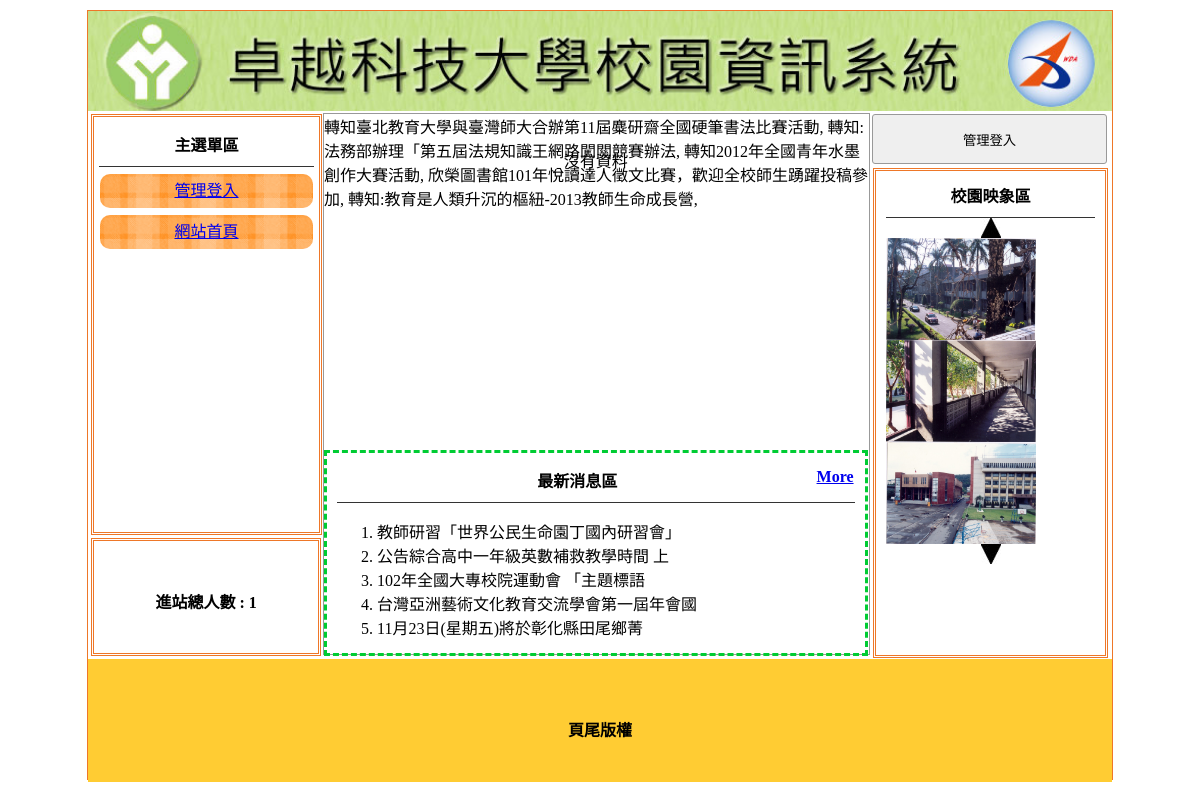
The page / on the database its author committed.
### tables this page shows
CREATE TABLE `title` (
  `id` int(11) NOT NULL,
  `file` text NOT NULL,
  `text` text NOT NULL,
  `display` int(11) NOT NULL
);

CREATE TABLE `menu` (
  `id` int(11) NOT NULL,
  `text` text NOT NULL,
  `href` text NOT NULL,
  `display` int(11) NOT NULL,
  `parent` int(11) NOT NULL
);

CREATE TABLE `visit` (
  `count` int(11) NOT NULL
);

CREATE TABLE `news` (
  `id` int(11) NOT NULL,
  `text` text NOT NULL,
  `display` int(11) NOT NULL
);

CREATE TABLE `gallery` (
  `id` int(11) NOT NULL,
  `file` text NOT NULL,
  `display` int(11) NOT NULL
);

CREATE TABLE `footer` (
  `text` text NOT NULL
);

### auth.php (called while the page is built, shortened)
<?php
	require_once "sql.php";
	if(!isset($_SESSION["user"]))
	{
		$login_text = "管理登入";
		$login_url = "login.php";
	}
	else
	{
		$login_text = "回後台管理";
		$login_url = "admin.php";
	}
?>

### index.php (the view, shortened to what this page needs)
<!DOCTYPE html PUBLIC "-//W3C//DTD XHTML 1.0 Transitional//EN" "http://www.w3.org/TR/xhtml1/DTD/xhtml1-transitional.dtd">
<?php
	include "sql.php";
	include "auth.php";
?>
<html xmlns="http://www.w3.org/1999/xhtml"><head><meta http-equiv="Content-Type" content="text/html; charset=UTF-8">
<link href="./assets/css.css" rel="stylesheet" type="text/css">
</head>
<body>
	<div id="main">
	<a title='<?=$title_text?>' href='./index.php'><div class='ti' style='background:url(&#39;img/<?=$title_pic?>&#39;); background-size:cover;'></div></a>
    	<div id="ms">
             	<div id="lf" style="float:left;">
            		<div id="menuput" class="dbor">
                    	                            <span class="t botli">主選單區</span>
													 <?=$menu?>
                                                </div>
                    <div class="dbor" style="margin:3px; width:95%; height:20%; line-height:100px;">
                    	<span class="t">進站總人數 :
                        	<?=$visit?>                        </span>
                    </div>
        		</div>
                <div class="di" style="height:540px; border:#999 1px solid; width:53.2%; margin:2px 0px 0px 0px; float:left; position:relative; left:20px;">
                	                     <marquee scrolldelay="120" direction="left" style="position:absolute; width:100%; height:40px;">
                    	                    <?=$advert?></marquee>
                    <div style="height:32px; display:block;"></div>
                	<div style="width:100%; padding:2px; height:290px;">
                    	<div id="mwww" loop="true" style="width:100%; height:100%;">
                        	                                <div style="width:99%; height:100%; position:relative;" class="cent">沒有資料</div>
                                                        </div>
                    </div>
                	<div style="width:95%; padding:2px; height:190px; margin-top:10px; padding:5px 10px 5px 10px; border:#0C3 dashed 3px; position:relative;">
                    		<span class="t botli">最新消息區
							<?php
								$result = mysqli_query($link, "select * from news where display = 1");
								$numb = mysqli_num_rows($result);
								if($numb > 5)
								{
									echo "<a href='news.php' style='float:right'>More</a>";
								}
							?>
                            								</span>
                            <ul class="ssaa" style="list-style-type:decimal;">
							<?php
								$result = mysqli_query($link, "select * from news where display = 1 limit 5");
								while($row = mysqli_fetch_array($result))
								{
									$part_text = mb_substr($row["text"],0,20 );
									echo "<li>".$part_text."<span class='all' style='display:none'>".$row["text"]."</span></li>";
								}
							?>
                            	                            </ul>
                    </div>
                	                </div>
                                 <div class="di di ad" style="height:540px; width:23%; padding:0px; margin-left:22px; float:left; ">
                	<button style="width:100%; margin-left:auto; margin-right:auto; margin-top:2px; height:50px;" onclick="lo(&#39;<?=$login_url?>&#39;)"><?=$login_text?></button>
                	<div style="width:89%; height:480px;" class="dbor">
                    	<span class="t botli">校園映象區</span>
						<?=$gallery?>
                    </div>
                </div>
                            </div>
            	<div style="width:1024px; left:0px; position:relative; background:#FC3; margin-top:4px; height:123px; display:block;">
                	<span class="t" style="line-height:123px;"><?=$footer?></span>
                </div>
    </div>
</body></html>

### sql.php (shortened to what this page needs)
<?php
	$link = mysqli_connect("localhost", "root", "", "dbxx");
	mysqli_query($link, "set names utf8");
	$result = mysqli_query($link, "select * from title where display = 1");
	while($row = mysqli_fetch_array($result))
	{
		$title_pic = $row["file"];
		$title_text = $row["text"];
	}
	$advert = "";
	$result = mysqli_query($link, "select * from advert where display = 1");
	while($row = mysqli_fetch_array($result))
	{
		$advert .= $row["text"].", ";
	}
	$result = mysqli_query($link, "select * from footer");
	while($row = mysqli_fetch_array($result))
	{
		$footer = $row["text"];
	}
	$result = mysqli_query($link, "select * from visit");
	while($row = mysqli_fetch_array($result))
	{
		$visit = $row["count"];
	}
	$num = 0;
	$gallery = "<div onclick='pp(1)' align='center'><img src='./img/01E01.jpg'></div>";
	$result = mysqli_query($link, "select * from gallery where display = 1");
	while($row = mysqli_fetch_array($result))
	{
		$gallery .= "
		<img src='./img/".$row["file"]."' style='width:150px; height='103px' align='center' class='im' id='ssaa".$num."' />
		";
		$num++;
	}
	$gallery .= "<div onclick='pp(2)' align='center'><img src='./img/01E02.jpg'></div>";
	$menu = "";
	$result = mysqli_query($link, "select * from menu where parent = 0");
	while($row = mysqli_fetch_array($result))
	{
		$menu .= "<div class='mainmu' align='center'>
							<a href='".$row["href"]."' align='center'>".$row["text"]."</a>";
		$menu .= "</div>";
	}
?>

### assets/css.css (style rules this page uses)
body { padding:0px; margin:0px; }
#main { width:1024px; height:768px; margin:10px auto 10px auto; border:#EE7728 1px solid; position:relative; }
.ti { width:100%; height:100px; position:relative; background-size:cover; background-repeat:no-repeat; }
.dbor { border:#EE7728 double 3px; margin:1px; padding:2px 10px 2px 10px; }
.t { font-weight:800; display:block; text-align:center; padding:10px 1px 10px 1px; }
.botli { border-bottom:#333 1px solid; }
.mainmu { position:relative; border-radius:10px; background:url(icon/menu.fw.png) center no-repeat; background-size:cover; line-height:30px; padding:2px 10px 2px 10px; margin:7px 1px 7px 1px; }
#lf { height:540px; width:21%; display:inline-block; }
#menuput { width:100%; height:75%; position:relative; padding:5px; display:block; margin: 3px; }
.di { display:inline-block; }
.ad { margin:1px; padding:2px 10px 2px 10px; }
.cent { text-align:center; }
input,button { border:#999 1px solid; border-radius:3px; background:#EFEFEF; padding:5px; margin:3px; }

### rows shown on the page
title: file (picture)
menu: text "管理登入"
menu: text "網站首頁"
visit: count "1"
news: text "教師研習「世界公民生命園丁國內研習會」"
news: text "公告綜合高中一年級英數補救教學時間 上"
news: text "102年全國大專校院運動會 「主題標語"
news: text "台灣亞洲藝術文化教育交流學會第一屆年會國"
news: text "11月23日(星期五)將於彰化縣田尾鄉菁"
gallery: file (picture)
gallery: file (picture)
gallery: file (picture)
footer: text "頁尾版權"

### other values the page prints
$advert "轉知臺北教育大學與臺灣師大合辦第11屆麋研齋全國硬筆書法比賽活動, 轉知:法務部辦理「第五屆法規知識王網路闖關競賽辦法, 轉知2012年全國青年水墨創作大賽活動, 欣榮圖書館101年悅讀達人徵文比賽，歡迎全校師生踴躍投稿參加, 轉知:教育是人類升沉的樞紐-2013教師生命成長營,"
$login_text "管理登入"
